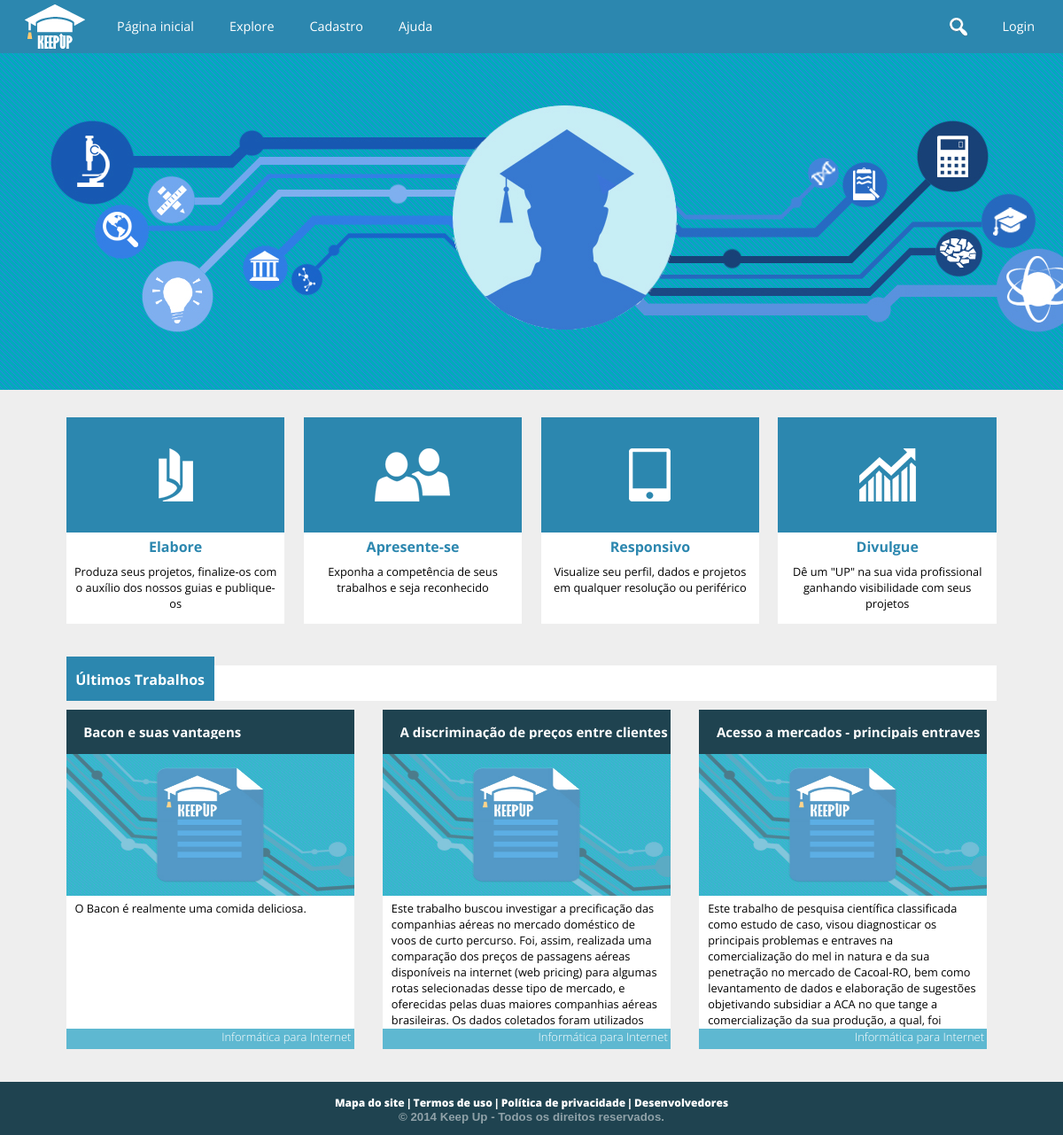
The page / on the database its author committed.
### tables this page shows
CREATE TABLE `trabalho` (
  `cd_trabalho` int(11) NOT NULL AUTO_INCREMENT,
  `nm_titulo` varchar(200) NOT NULL,
  `ds_resumo` text,
  `cd_escola` int(11) NOT NULL,
  `cd_curso` int(11) NOT NULL,
  `dt_publicado` datetime NOT NULL,
  `aa_publicacao` int(4) NOT NULL,
  `tx_pchave` varchar(255) DEFAULT '',
  PRIMARY KEY (`cd_trabalho`),
  KEY `fk_trabalhoescola` (`cd_escola`),
  KEY `fk_trabalhocurso` (`cd_curso`),
  CONSTRAINT `fk_trabalhocurso` FOREIGN KEY (`cd_curso`) REFERENCES `curso` (`cd_curso`),
  CONSTRAINT `fk_trabalhoescola` FOREIGN KEY (`cd_escola`) REFERENCES `escola` (`cd_escola`)
);

### conexao.class.php (called while the page is built, shortened)
<?php
class Conexao {
	private $host = "localhost:3307";
	private $usuario = "root";
	private $senha = "usbw";
	private $banco = "keepup";
	private function conectar() {
		if($this->conexao = mysql_connect($this->host, $this->usuario, $this->senha)) {
			if($this->conexaoBanco = mysql_select_db($this->banco)) {
				return $this;
			}
		}
		die("conexao.class:20". mysql_error());
	}
	public function consultar($sql) {
		if($query = mysql_query($sql)) {
			$arr_resultado = array();
			while($resultado = mysql_fetch_array($query)) {
				array_push($arr_resultado, $resultado);
			}
			return $arr_resultado;
		}
		else {
			echo "conexao:39: ".mysql_error();
			$this->desconectar();
			return false;
		}
	}
}
?>

### public_html/index.php (the view, shortened to what this page needs)
<?php
require("../sessao.php");
require("../conexao.class.php");
$conexao = new Conexao();
$consulta =
	"SELECT
		t.nm_titulo,
		c.nm_curso,
		t.ds_resumo,
		t.cd_trabalho
	FROM
		trabalho t, curso c
	WHERE
		t.cd_curso = c.cd_curso
	ORDER BY
		t.dt_publicado DESC
	LIMIT 3";
$sessao["trabalhosRecentes"] = $conexao->consultar($consulta);
?>
<!doctype html>
<html>
<head>
	<link href="cs/estilo_index.css" rel="stylesheet" type="text/css" />
    <link href="cs/global.css" rel="stylesheet" type="text/css" />
</head>
<body>
<?php include "header.php"; ?>
    				<div id='video_background'>
                    	<div class="slide" id="slide1">
                       	</div>
                    </div>
    <Section>
        <div id="vantagens">
                <div class="vantagens">
                    <div class="icones" id="i1"> </div>
                    	<h1> Elabore </h1>
                        <p>
                        Produza seus projetos, finalize-os com o auxílio dos nossos guias e publique-os
                        </p>
		</div>
                <div class="vantagens">
                    <div class="icones" id="i2"> </div>
                    <h1> Apresente-se </h1>
                        <p>
						Exponha a competência de seus trabalhos e seja reconhecido
                        </p>
                </div>
                <div class="vantagens">
                    <div class="icones" id="i3"> </div>
                    <h1> Responsivo </h1>
                        <p>
                        Visualize seu perfil, dados e projetos em qualquer resolução ou periférico
                        </p>
                </div>
                <div class="vantagens">
                    <div class="icones" id="i4"> </div>
                    <h1> Divulgue </h1>
                        <p>
                       Dê um "UP" na sua vida profissional ganhando visibilidade com seus projetos
                        </p>
                </div>
        </div>
        <div id="trabalhos">
        	<div class="UltimosTrabalhos">
            	<div class="latest_posts"> <h1> Últimos Trabalhos </h1> </div>
            </div>
            <?php if(isset($sessao["trabalhosRecentes"]) && sizeof($sessao["trabalhosRecentes"]) > 0) { ?>
            <article class="links_trabalhos">
            	<?php foreach($sessao["trabalhosRecentes"] as $trabalho) { ?>
                <a href="trabalho.php?t=<?php echo $trabalho["cd_trabalho"]; ?>">
                <div class="box_monografia" id="ult1">
                	<div class="each_titulo_area">
                        <div class="each_titulo"> <h1><?php echo $trabalho["nm_titulo"]; ?></h1> </div>
                    </div>
                	<div class="each_icon">
                    	<img src="images/<?php if(isset($trabalho["url_imagem"]) and strlen($trabalho["url_imagem"]) > 3) echo $trabalho["url_imagem"]; else echo "imagens_monografias/img_vis.jpg"; ?>" class="imagens_index">
                    </div>
                    <div class="each_resumo">
                    	<p><?php echo $trabalho["ds_resumo"]; ?>
                        </p>
                    </div>
                    <div class="each_autor_curso">
                    	<h1>
                       <a href="#"> Informática para Internet </a>
                        </h1>
                    </div>
                    </div>
                </a>
                    <?php } ?>
                </div>
                <?php }
				else { ?>
					<p>Nenhum trabalho recente</p>
				<?php } ?>
    </Section>
    <footer>
            <div id="footer_centralizado">
                <p>
                <a href="#"> Mapa do site </a> |
                <a href="#"> Termos de uso </a> |
                <a href="#"> Política de privacidade </a> |
                <a href="#"> Desenvolvedores  </a>
                </p>
            		<h5> © 2014 Keep Up - Todos os direitos reservados. </h5>
            </div>
        </footer>
</body>
</html>

### public_html/cs/estilo_index.css (style rules this page uses)
#slide1 { background-image:url(../images/slide3_1.jpg); background-repeat:no-repeat; background-position: right right; background-size:cover; }
section { width:95%;height:auto; margin:auto; }
#video_background { min-width: 100%; width: auto; z-index: -1000; overflow: hidden; height: 400px; }
#video_background .slide { width: 100%; height: 100%; display: none; background-color:#2c87af; margin-top:-20px; }
#trabalhos { width:95%; height:470px; margin:auto; padding-top:1%; }
.UltimosTrabalhos { background-color:white; height:40px; margin-top:20px; width:97%; margin:auto; }
.imagens_index { width:100%; height:100%; text-align:left; position:relative; opacity:.8; -webkit-transition: opacity; -webkit-transition-duration:0.1s ; -webkit-transition-timing-function:ease-in; }
.latest_posts { float:left; width:auto; padding-left:1%; padding-right:1%; height:50px; margin-top:-10px; background-color:#2c87af; color:white; }
.latest_posts h1 { font-size:16px; margin-top:15px; }
.links_trabalhos { width:100%; height:320px; margin:auto; }
.box_monografia { margin-top:10px; float:left; width:30%; margin-left:1.5%; margin-right:1.5%; height:auto; }
.each_icon { width:100%; height:160px; background-color:white; text-align:center; }
.each_titulo_area { width:100%; height:50px; background-color:#1f4350; }
.each_titulo { width:94%; height:33px; float:right; color:white; overflow:hidden; }
.each_titulo h1 { margin:0; margin-top:15px; font-size:15px }
.each_resumo { width:94%; height:150px; background-color:white; float:right; padding-left:3%; padding-right:3%; overflow:hidden; z-index:-5; color:black; }
.each_resumo p { font-size:0.8em; margin:0; margin-top:5px; }
.each_autor_curso { width:auto; padding:1%; height:20px; margin-top:146px; text-align:right; background-color:#5eb8d1; color:white; }
.each_autor_curso h1 { margin:0; font-size:13px; font-weight:100; }
a:link { color:white; text-decoration:none }
#vantagens { width:94%; height:200px; margin:auto; padding:1%; margin-bottom:5%; }
.vantagens { width:23%; margin-left:1%; margin-right:1%; height:200px; padding-bottom:3%; background-color:white; float:left; }
.vantagens h1 { margin:auto; margin-top:5px; text-align:center; font-size:1em; color:#2c87af; font-weight:700 }
.vantagens p { margin:auto; text-align:center; font-size:0.8em ; margin-left:2%; margin-right:2%; margin-top:3% }
.icones { width:100%; background-color:#2c87af; height:130px; }
#i1 { background-image:url(../images/index_icons/i1.png); background-position:center; background-repeat:no-repeat; -webkit-transition-property: background-color; -webkit-transition-duration: 0.1s; -webkit-transition-timing-function: linear; -moz-transition-property: background-color; -moz-transition-duration: 0.1s; -moz-transition-timing-function: linear; transition-property: background-color; transition-duration: 0.1s; transition-timing-function: linear; }
#i2 { background-image:url(../images/index_icons/i2.png); background-position:center; background-repeat:no-repeat; -webkit-transition-property: background-color; -webkit-transition-duration: 0.1s; -webkit-transition-timing-function: linear; -moz-transition-property: background-color; -moz-transition-duration: 0.1s; -moz-transition-timing-function: linear; transition-property: background-color; transition-duration: 0.1s; transition-timing-function: linear; }
#i3 { background-image:url(../images/index_icons/i3.png); background-position:center; background-repeat:no-repeat; -webkit-transition-property: background-color; -webkit-transition-duration: 0.1s; -webkit-transition-timing-function: linear; -moz-transition-property: background-color; -moz-transition-duration: 0.1s; -moz-transition-timing-function: linear; transition-property: background-color; transition-duration: 0.1s; transition-timing-function: linear; }
#i4 { background-image:url(../images/index_icons/i4.png); background-position:center; background-repeat:no-repeat; -webkit-transition-property: background-color; -webkit-transition-duration: 0.1s; -webkit-transition-timing-function: linear; -moz-transition-property: background-color; -moz-transition-duration: 0.1s; -moz-transition-timing-function: linear; transition-property: background-color; transition-duration: 0.1s; transition-timing-function: linear; }

### rows shown on the page
trabalho: nm_titulo "Bacon e suas vantagens", ds_resumo "O Bacon é realmente uma comida deliciosa."
trabalho: nm_titulo "A discriminação de preços entre clientes…", ds_resumo "Este trabalho buscou investigar a precificação das companhias aéreas no mercado doméstico de voos de curto percurso. Foi, assim, realizada uma comparação dos preços de passagens aéreas disponíveis na internet (web pricing) para algumas rotas selecionadas desse tipo de mercado, e oferecidas pelas duas maiores companhias aéreas brasileiras. Os dados coletados foram utilizados…"
trabalho: nm_titulo "Acesso a mercados - principais entraves…", ds_resumo "Este trabalho de pesquisa científica classificada como estudo de caso, visou diagnosticar os principais problemas e entraves na comercialização do mel in natura e da sua penetração no mercado de Cacoal-RO, bem como levantamento de dados e elaboração de sugestões objetivando subsidiar a ACA no que tange a comercialização da sua produção, a qual, foi…"
